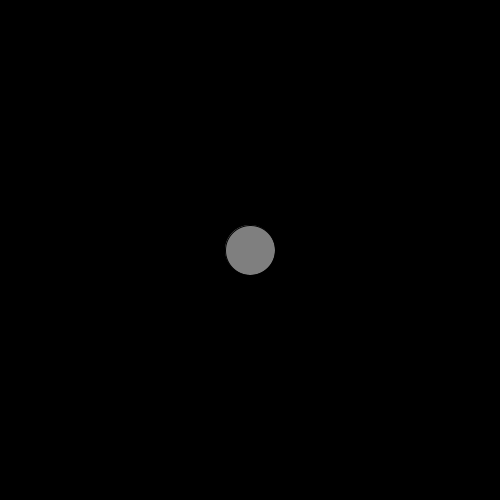
Frame 1 (no input)
Frame 60 (the mouse pressed at the canvas centre just before this capture): identical to frame 1, image omitted
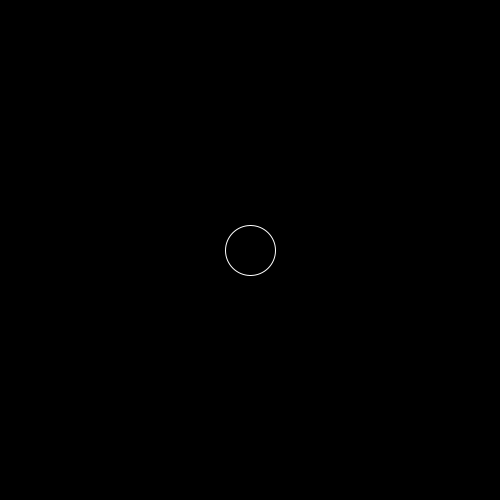
Frame 120 (the mouse held since frame 60 and released just before this capture)

The Processing sketch that drew these frames (run headless with seeded random() and noise(); from frame 60 on, the mouse is pressed at the canvas centre):

// Processing sketch: button_02
// ── button_02.pde
float x=250;
float y=250;
float size=50;
boolean clicked;

float circleStrokeWeightInactive=1;
color circleStrokeColorInactive=color(0);
color fillColorInactive=color(127);

float circleStrokeWeightHighlighted=0;
color circleStrokeColorHighlighted=color(127);
color fillColorHighlighted=color(255);

float circleStrokeWeightPressed=1;
color circleStrokeColorPressed=color(255);
color fillColorPressed=color(0);

color backgroundColor=color(0);

void setup() {
  size(500, 500);
  background(backgroundColor);
}

void draw() {
background(backgroundColor);
  drawCircle();
}

void drawCircle() {
  styleCircle(circleLogic());
  circle(x,y,size);
}

void styleCircle(int _mode) {
  //_mode KEY 0 = inactive, 1 = highlighted, 2 = pressed

  switch(_mode) {
  case 0: // inactive
    strokeWeight(circleStrokeWeightInactive);
    stroke(circleStrokeColorInactive);
    fill(fillColorInactive);
    break;
  case 1: // highlighted
    strokeWeight(circleStrokeWeightHighlighted);
    stroke(circleStrokeColorHighlighted);
    fill(fillColorHighlighted);
    break;
  case 2: // pressed
    strokeWeight(circleStrokeWeightPressed);
    stroke(circleStrokeColorPressed);
    fill(fillColorPressed);
    break;
  default:
    strokeWeight(circleStrokeWeightInactive);
    stroke(circleStrokeColorInactive);
    fill(fillColorInactive);
    break;
  }
}

int circleLogic() {

  if (mouseIsOver()) {
    if (mousePressed) {
      return 2; // pressed
    } else {
      return 1; // highlighted
    }
  } else {
    return 0; // inactive
  }
}

boolean mouseIsOver() {
  return (dist(x, y, mouseX, mouseY) < size/2);
}
